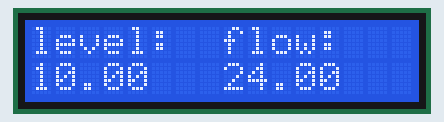
Bench run of a sketch on a simulated Arduino Uno, built with avr-gcc and run on an emulated ATmega328P. Parts: 16×2 character LCD.

Above: at 0.1 s.
At 10.1 s:
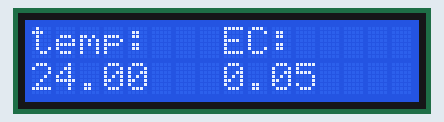
At 15.1 s:
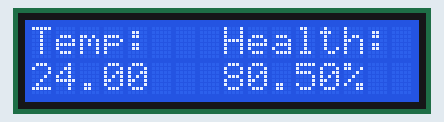
At 20.1 s:
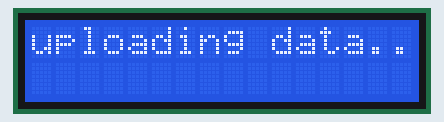
At 25.1 s:
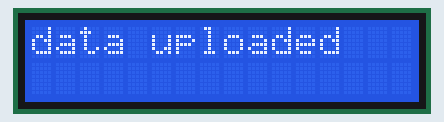
At 35.2 s:
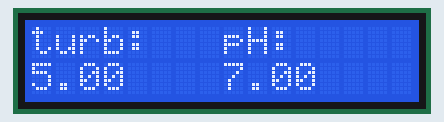

The sketch:

LCD_basic.ino
```cpp
/*
 The circuit:
 * LCD RS pin to digital pin 12
 * LCD Enable pin to digital pin 11
 * LCD D4 pin to digital pin 5
 * LCD D5 pin to digital pin 4
 * LCD D6 pin to digital pin 3
 * LCD D7 pin to digital pin 2
 * LCD R/W pin to ground
 * 10K resistor:
 * ends to +5V and ground
 * wiper to LCD VO pin (pin 3)
*/

// include the library code:
#include <LiquidCrystal.h>

// initialize the library by associating any needed LCD interface pin
// with the arduino pin number it is connected to
const int rs = 12, en = 11, d4 = 5, d5 = 4, d6 = 3, d7 = 2;
LiquidCrystal lcd(rs, en, d4, d5, d6, d7);

int delayPrint = 5000;
bool sent = false;
float level = 10.0;
float flow = 24.0;
float turb = 5.0;
float pH = 7.0;
float temp = 24.0;
float EC = 0.05;
float Temp = 24.0;
float Health = 80.5;
float dataWater[6] = {level, flow, turb, pH, temp, EC};
float dataBattery[2] = {Temp, Health};

void dataUpload(bool sent){
  //while sending data
  if(sent == false){
    lcd.clear();
    lcd.setCursor(0,0);
    lcd.print("uploading data...");
  }

  //when data sent
  else{
    lcd.clear();
    lcd.setCursor(0,0);
    lcd.print("data uploaded");
  }
}

void dataPrintWater(float data[]){
  lcd.clear();
    lcd.setCursor(0,0); lcd.print("level:"); lcd.setCursor(8,0);lcd.print("flow:");
    lcd.setCursor(0,1); lcd.print(data[0]);
    lcd.setCursor(8,1); lcd.print(data[1]);
  delay (delayPrint);

  lcd.clear();
    lcd.setCursor(0,0); lcd.print("turb:"); lcd.setCursor(8,0);lcd.print("pH:");
    lcd.setCursor(0,1); lcd.print(data[2]);
    lcd.setCursor(8,1);lcd.print(data[3]);
  delay (delayPrint);

  lcd.clear();
    lcd.setCursor(0,0); lcd.print("temp:");lcd.setCursor(8,0);lcd.print("EC:");
    lcd.setCursor(0,1); lcd.print(data[4]);
    lcd.setCursor(8,1);lcd.print(data[5]);
  delay (delayPrint);
}

void dataPrintBattery(float data[]){
  lcd.clear();
  lcd.setCursor(0,0); lcd.print("Temp: "); lcd.setCursor(8,0); lcd.print("Health: ");
  lcd.setCursor(0,1); lcd.print(data[0]);
  lcd.setCursor(8,1); lcd.print(data[1]); lcd.print("%");
  delay (delayPrint);
}

void setup() {
  // set up the LCD's number of columns and rows:
  lcd.begin(16, 2);
  // Print a message to the LCD.
  //lcd.setCursor(0,0);
  //lcd.print("hello, world!");
  Serial.begin(9600);
}

void loop() {
  // Turn off the display:
  //lcd.noDisplay();

  // Turn on the display:
  //lcd.display();

  dataPrintWater(dataWater);
  dataPrintBattery(dataBattery);
  sent = false;
  dataUpload(sent);
  delay(delayPrint);
  sent = true;
  dataUpload(sent);
  delay(delayPrint);
}
```

Measured:
- what the display in image 1 shows lasts 5.0 s, from 10.1 s to 15.1 s
